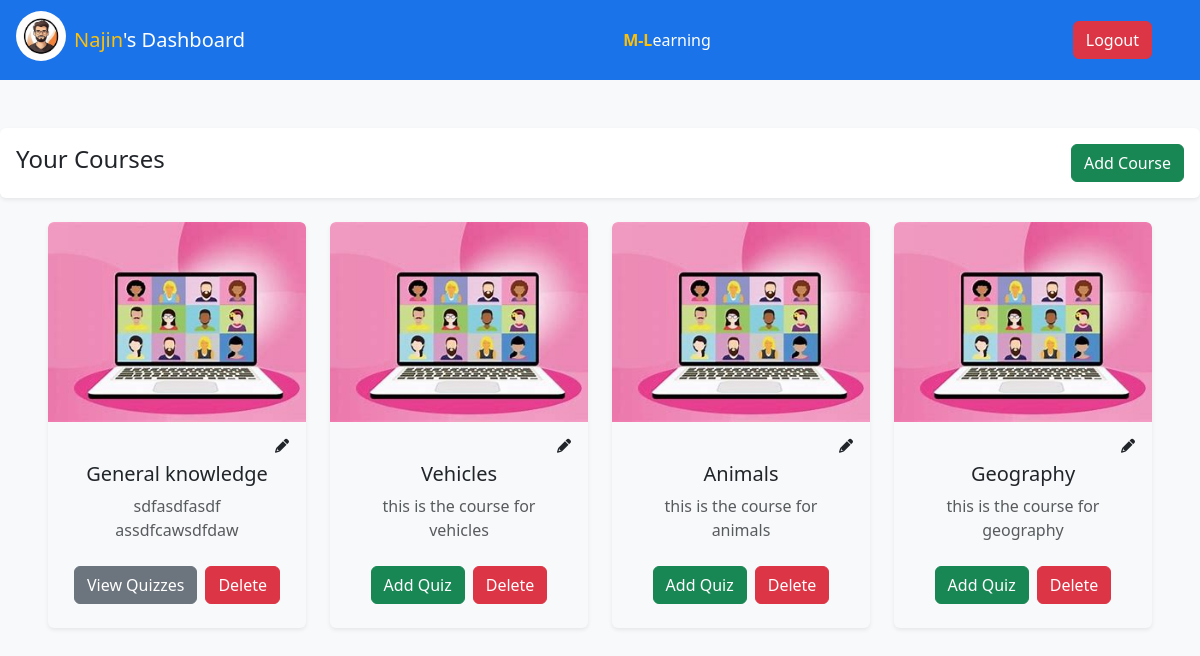
Before: /teacher_home (signed in) with the older database file.
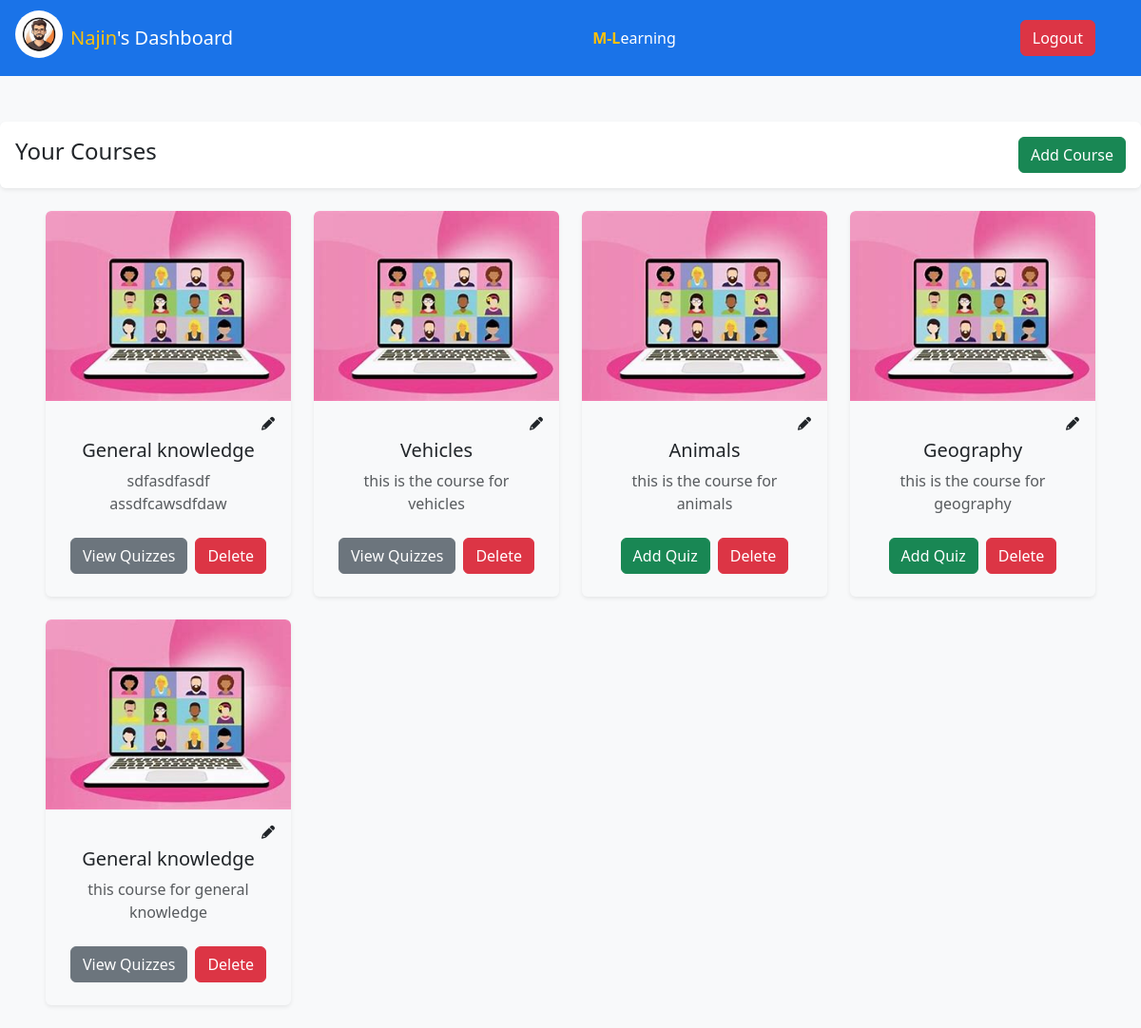
After: the same page with the newer database file.
### TeacherApp/models.py (models this page shows)
class Courses(models.Model):
    teacher = models.ForeignKey(
        CustomUser, related_name="teacher", on_delete=models.CASCADE
    )
    name = models.CharField(max_length=50)
    code = models.CharField(max_length=50, null=True)
    description = models.TextField(null=True)
    quiz_added = models.BooleanField(default=False)

### AuthApp/decorator.py (the view)
        def wrapper(request):
            if key not in request.session:
                return redirect("login")
            return view_func(request)

### AuthApp/decorator.py (called while the page is built)
def check_session_key(key):
    def decorator(view_func):
        def wrapper(request):
            if key not in request.session:
                return redirect("login")
            return view_func(request)
        return wrapper
    return decorator

def check_teacher_session(view_func):
    def wrapper(request):
        if request.session["role"] == "teacher":
            return view_func(request)
        else:
            return redirect("not_found")
    return wrapper

### TeacherApp/views.py (called while the page is built)
@check_session_key("email")
@check_teacher_session
@never_cache
def TeacherHome(request):
    email = request.session["email"]
    current_user = CustomUser.objects.get(email=email)
    courses_queryset = Courses.objects.filter(teacher=current_user)
    context = {"courses_queryset": courses_queryset, "username": current_user.username}
    return render(request, "TeacherHome.html", context)

### TeacherApp/templates/TeacherHome.html (shortened to what this page needs)
{% load static %}
<!DOCTYPE html>
<html lang="en">
<head>
    <link href="https://cdn.jsdelivr.net/npm/bootstrap@5.3.0-alpha1/dist/css/bootstrap.min.css" rel="stylesheet" />
    <link rel="stylesheet" href="https://cdnjs.cloudflare.com/ajax/libs/font-awesome/6.0.0-beta3/css/all.min.css">
</head>
<body class="bg-light">
    <div class="container-fluid p-0 m-0">
              <div class="container-fluid p-0 m-0 bg-custom-blue text-center d-flex justify-content-evenly align-items-center  position-relative" style="height: 10vh;">
                <div class="d-flex px-3 text-white">
                  <img src="{% static "images/profile.jpeg" %}" alt="" height="50" width="50" class="img-fluid rounded-circle mb-2" width="100" height="100">
                  <h5 class="text-capitalize my-auto ms-2"><span class="text-warning">{{ username }}</span>'s Dashboard</h5>
                </div>
                  <a class="navbar-brand text-white m-auto d-md-block d-none" href="#"><span class=" fw-bold text-warning">M-L</span>earning</a>
                  <div class="text-center">
                    <button class="btn btn-danger me-5 " data-bs-toggle="modal" data-bs-target="#logout">Logout</button>
                </div>
              </div>
                <div class="d-flex justify-content-between mt-5 align-items-center mb-4 bg-white p-3 shadow-sm rounded">
                    <h4>Your Courses</h4>
                    <button class="btn btn-success" data-bs-toggle="modal" data-bs-target="#addcourse">Add Course</button>
                </div>
                <div class="row px-5">
                  {% for course in courses_queryset %}
                  <div class="col-md-4 col-lg-3 mb-4">
                      <div class="card shadow-sm border-0 bg-body-tertiary rounded-lg overflow-hidden">
                          <img src="{%static "images/course dummy.jpeg"%}" class="card-img-top" alt="{{ course.name }}" style="height: 200px; object-fit: cover;">
                          <div class="p-2 position-relative">
                              <a href="#editcourse-{{ forloop.counter }}" class="btn btn-sm position-absolute top-0 end-0 m-2" title="edit" data-bs-toggle="modal">
                                  <i class="fas fa-pencil-alt"></i>
                              </a>
                          </div>
                          <div class="card-body p-4">
                              <h5 class="card-title text-center">{{ course.name }}</h5>
                              <p class="card-text text-muted text-center mt-2">{{ course.description }}</p>
                              <div class="d-flex justify-content-center mt-4">
                                  {% if course.quiz_added %}
                                  <a href="{% url 'list_quiz' course.id %}" class="btn btn-secondary me-2">View Quizzes</a>
                                  {% else %}
                                  <a href="{% url 'add_quiz' course.code course.id %}" class="btn btn-success me-2">Add Quiz</a>
                                  {% endif %}
                                  <a href="#delete-{{ forloop.counter }}" class="btn btn-danger" data-bs-toggle="modal">Delete</a>
                              </div>
                          </div>
                      </div>
                  </div>
                  {% endfor %}
                </div>
            </div>
</body>
</html>

Changed rows visible on the page:
changed Courses "Vehicles": quiz_added "Add Quiz" → "View Quizzes"
added Courses: name "General knowledge", description "this course for general knowledge", quiz_added "View Quizzes"
